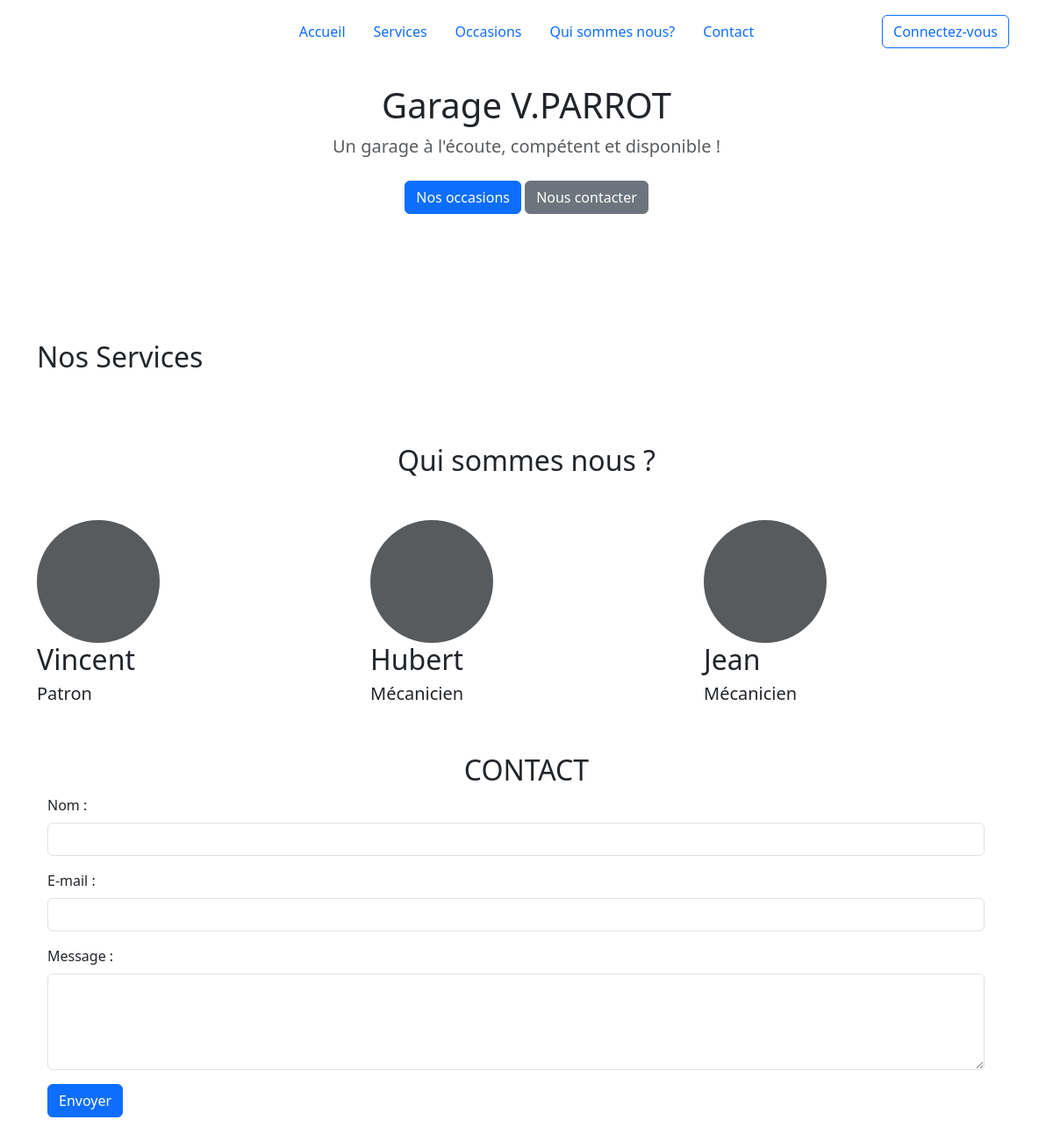
The page / on the database its author committed.
### tables this page shows
CREATE TABLE IF NOT EXISTS users
(
    id INT NOT NULL AUTO_INCREMENT PRIMARY KEY,
    username VARCHAR(150) NOT NULL,
    password VARCHAR(255) NOT NULL,
    role INT NOT NULL,
    job VARCHAR(50) NOT NULL
);

### app/Controllers/CookieManager.php (called while the page is built, shortened)
<?php
class CookieManager {
    public static function isLoggedIn() {
        return isset($_COOKIE['loggedin']) && $_COOKIE['loggedin'] === 'true';
    }
}
?>

### app/Controllers/usersController.php (called while the page is built, shortened)
<?php
class UsersController
{
    private $userModel;
    public function __construct(UserModel $userModel)
    {
        $this->userModel = $userModel;
    }
    public function index()
    {
        $usersData = $this->userModel->getAllUsers();
        $addUserForm = $this->createAddUserForm();
        $editUserForm = $this->createEditUserForm($usersData);
        return [
            'usersData' => $usersData,
            'addUserForm' => $addUserForm,
            'editUserForm' => $editUserForm,
        ];
    }
    private function createAddUserForm()
    {
        $userForm = new FormCreator();
        $userForm->addField('username', 'text', 'Nom d\'utilisateur');
        $userForm->addField('password', 'password', 'Mot de passe');
        $userForm->addField('role', 'text', 'Rôle');
        $userForm->addField('job', 'text', 'Métier');
        $userForm->addField('img', 'image', 'Image');
        return $userForm->generateForm('addUser', 'Ajouter', true);
    }
    private function createEditUserForm()
    {
        $userForm = new FormCreator();
        $userForm->addField('username', 'text', 'Nom d\'utilisateur');
        $userForm->addField('password', 'password', 'Mot de passe');
        $userForm->addField('role', 'text', 'Rôle');
        $userForm->addField('job', 'text', 'Métier');
        $userForm->addField('imgUser', 'image', 'Image');
        return $userForm->generateForm('updateUser', 'Modifier', true);
    }
}

### app/Models/Database.php (called while the page is built, shortened)
<?php
class Database{
    private $pdo;
    public function getPDO(){
        if($this->pdo === null){
            $pdo = new PDO('mysql:dbname=db_garage;host=localhost', 'root', '');
            $pdo->setAttribute(PDO::ATTR_ERRMODE, PDO::ERRMODE_EXCEPTION);
            $this->pdo = $pdo;
        }
        return $this->pdo;
    }
}

### app/Models/UserModel.php (called while the page is built, shortened)
<?php
class UserModel
{
    private $db;
    public function __construct(Database $db)
    {
        $this->db = $db;
    }
    public function getAllUsers()
    {
        $stmt = $this->db->getPDO()->prepare("SELECT * FROM users");
        $stmt->execute();
        return $stmt->fetchAll(PDO::FETCH_OBJ);
    }
}

### app/Controllers/ServicesController.php (called while the page is built, shortened)
<?php
class ServicesController
{
    private $serviceModel;
    public function __construct(ServiceModel $serviceModel)
    {
        $this->serviceModel = $serviceModel;
    }
    public function Serviceindex()
    {
        $servicesData = $this->serviceModel->getAllServices();
        $addServiceForm = $this->createAddServiceForm();
        $editServiceForm = $this->createEditServiceForm($servicesData);
        return [
            'servicesData' => $servicesData,
            'addServiceForm' => $addServiceForm,
            'editServiceForm' => $editServiceForm,
        ];
    }
    private function createAddServiceForm()
    {
        $serviceForm = new FormCreator();
        $serviceForm->addField('name', 'text', 'Nom du service');
        $serviceForm->addField('description', 'textarea', 'Description');
        return $serviceForm->generateForm('addService', 'Ajouter', true);
    }
    private function createEditServiceForm()
    {
        $serviceForm = new FormCreator();
        $serviceForm->addField('name', 'text', 'Nom du service');
        $serviceForm->addField('description', 'textarea', 'Description');
        return $serviceForm->generateForm('updateService', 'Modifier', true);
    }
}

### app/Views/pages/home.php (the view, shortened to what this page needs)
<?php
require_once __DIR__ . '/../Templates/header.php';
$userModel = new UserModel($db);
$usersController = new UsersController($userModel);
$serviceModel = new ServiceModel($db);
$servicesController = new ServicesController($serviceModel);
$data = $usersController->index();
$usersData = $data['usersData'];
$serviceData = $servicesController->Serviceindex();
?>
<main>
    <section class="py-5 text-center container" id="home">
        <div class="row py-lg-5">
            <div class="col-lg-6 col-md-8 mx-auto">
                <h1 class="fw-light">Garage V.PARROT</h1>
                <p class="lead text-body-secondary">Un garage à l'écoute, compétent et disponible !</p>
                <p>
                    <a href="#" class="btn btn-primary my-2">Nos occasions</a>
                    <a href="#" class="btn btn-secondary my-2">Nous contacter</a>
                </p>
            </div>
        </div>
    </section>
    <section id="services">
        <div class="container py-4">
            <div class="row align-items-md-stretch">
                <h2>Nos Services</h2>
            </div>
    </section>
    <section class="container marketing mb-lg-5" id="about">
        <div class="row">
            <h2 class="text-center mb-lg-5 mt-lg-5">Qui sommes nous ?</h2>
            <?php foreach ($usersData as $user) : ?>
                <div class="col-lg-4">
                    <svg class="bd-placeholder-img rounded-circle" width="140" height="140" xmlns="http://www.w3.org/2000/svg" role="img" aria-label="Placeholder" preserveAspectRatio="xMidYMid slice" focusable="false">
                        <rect width="100%" height="100%" fill="var(--bs-secondary-color)" />
                    </svg>
                    <h2 class="fw-normal"><?php echo $user->username ?></h2>
                    <h5 class="fw-normal"><?php echo $user->job ?></h5>
                </div>
            <?php endforeach ?>
        </div>
    </section>
    <section class="container" id="contact">
        <div class="row">
            <h2 class="text-center">CONTACT</h2>
        </div>
        <div class="row contact-form container d-flex justify-content-center">
            <?php
            $contactForm = new FormCreator();
            $contactForm->addField('username', 'text', 'Nom :');
            $contactForm->addField('email', 'email', 'E-mail :');
            $contactForm->addField('message', 'textarea', 'Message :');
            echo $contactForm->generateForm('messBtn', 'Envoyer');
            ?>
        </div>
    </section>
</main>
<?php
require_once '../app/Views/Templates/footer.php';
?>

### public/index.php (shortened to what this page needs)
<?php
$p = isset($_GET['p']) ? $_GET['p'] : 'home';
$db = new Database('db_garage');
if ($p === 'home') {
    require '../app/Views/pages/home.php';
}
?>

### app/Views/templates/header.php (shortened to what this page needs)
<!doctype html>
<html lang="fr" data-bs-theme="auto">
<head>
  <link href="/docs/5.3/dist/css/bootstrap.min.css" rel="stylesheet">
  <link href="https://cdn.jsdelivr.net/npm/bootstrap@5.3.0/dist/css/bootstrap.min.css" rel="stylesheet">
  <link rel="stylesheet" href="../public/css/style.css">
</head>
<body>
  <div class="container fixed-top">
    <header class="d-flex flex-wrap align-items-center justify-content-center justify-content-md-between py-3 mb-4">
      <div class="col-md-3 mb-2 mb-md-0">
        <a href="/" class="d-inline-flex link-body-emphasis text-decoration-none">
          <svg class="bi" width="40" height="32" role="img" aria-label="Bootstrap">
            <use xlink:href="#bootstrap" />
          </svg>
        </a>
      </div>
      <nav>
        <?php
        $currentFile = basename($_SERVER['PHP_SELF']);
        if ($currentFile === 'login.php' || $currentFile === 'backoffice.php') {
          $menuItems = array(
            'Accueil' => '../../../public/index.php#home',
            'Services' => '../../../public/index.php#services',
            'Occasions' => '../../../public/index.php#occasions',
            'Qui sommes nous?' => '../../../public/index.php#about',
            'Contact' => '../../../public/index.php#contact'
          );
        } else {
          $menuItems = array(
            'Accueil' => '../public/index.php#home',
            'Services' => '../public/index.php#services',
            'Occasions' => '../public/index.php#occasions',
            'Qui sommes nous?' => '../public/index.php#about',
            'Contact' => '../public/index.php#contact'
          );
        }
        echo '<ul class="nav nav-pills col-12 col-md-auto mb-2 justify-content-center mb-md-0">';
        foreach ($menuItems as $label => $url) {
          echo '<li class="nav-item"><a href="' . $url . '" class="nav-link">' . $label . '</a></li>';
        }
        echo '</ul>';
        ?>
      </nav>
      <div class="col-md-3 text-end">
        <?php
        $isLoggedIn = CookieManager::isLoggedIn();
        $currentFile = basename($_SERVER['PHP_SELF']);
        $action = '';
        if ($isLoggedIn) {
          $action = ($currentFile === "backoffice.php") ? 'logout.php' : '../app/Views/pages/logout.php';
        } else {
          $action = ($currentFile === 'login.php') ? 'login.php' : '../app/Views/pages/login.php';
        }
        $buttonLabel = ($isLoggedIn) ? 'Se déconnecter' : 'Connectez-vous';
        echo '<form action="' . $action . '" method="post">';
        echo '<button type="submit" class="btn btn-outline-primary me-2">' . $buttonLabel . '</button>';
        echo '</form>';
        ?>
    </header>
  </div>

### app/Models/FormCreator.php (shortened to what this page needs)
<?php
class FormCreator
{
  protected $fields = [];
  public function addField($name, $type, $label, $multiple = false)
  {
    $this->fields[] = [
      'name' => $name,
      'type' => $type,
      'label' => $label,
      'multiple' => $multiple
    ];
  }
  public function generateForm($submitName, $submitText, $includeForm = true)
  {
    $form = '';
    if ($includeForm) {
        $form .= '<form method="POST" action="" enctype="multipart/form-data" class="w-100">';
    }
    foreach ($this->fields as $field) {
      $name = $field['name'];
      $type = $field['type'];
      $label = $field['label'];
      $value = isset($field['value']) ? $field['value'] : '';
      $form .= '<div class="mb-3">';
      $form .= '<label for="' . $name . '" class="form-label">' . $label . '</label>';
      if ($type === 'text') {
        $form .= '<input type="text" name="' . $name . '" id="' . $name . '" class="form-control mb-3" autocomplete="off" value="' . $value . '" required>';
      } elseif ($type === 'email') {
        $form .= '<input type="email" name="' . $name . '" id="' . $name . '" class="form-control mb-3" value="' . $value . '"  required>';
      } elseif ($type === 'textarea') {
        $form .= '<textarea name="' . $name . '" id="' . $name . '" class="form-control mb-3" rows="4" value="' . $value . '"  required></textarea>';
      } elseif ($type === 'password') {
        $form .= '<input type="password" name="' . $name . '" id="' . $name . '" class="form-control mb-3" required>';
      } elseif ($type === 'image') {
        $form .= '<input type="file" name="' . $name . '" id="' . $name . '" class="form-control mb-3" accept="image/*">';
      }
      if ($includeForm) {
        $form .= '</form>';
      }
    }
    $form .= '<button type="submit" class="btn btn-primary" name="' . $submitName . '">' . $submitText . '</button>';
    $form .= '</form>';
    return $form;
  }
}

### app/Views/templates/footer.php (shortened to what this page needs)
<footer class="text-body-secondary py-5">
</footer>
</body>
</html>

### rows shown on the page
users: username "Vincent", job "Patron"
users: username "Hubert", job "Mécanicien"
users: username "Jean", job "Mécanicien"

### other values the page prints
$label "Accueil"
$label "Services"
$label "Occasions"
$label "Qui sommes nous?"
$label "Contact"
$buttonLabel "Connectez-vous"
$label "Nom :"
$label "E-mail :"
$label "Message :"
$submitText "Envoyer"
